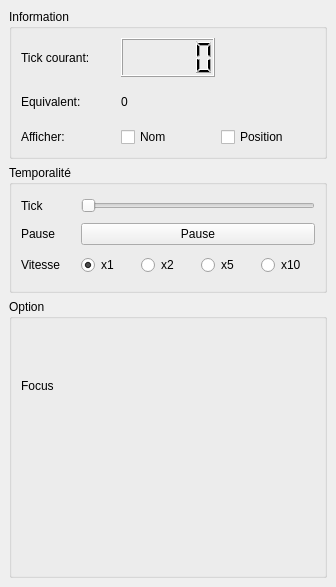
<?xml version="1.0" encoding="UTF-8"?>
<ui version="4.0">
 <class>DockWidget</class>
 <widget class="QDockWidget" name="DockWidget">
  <property name="geometry">
   <rect>
    <x>0</x>
    <y>0</y>
    <width>336</width>
    <height>587</height>
   </rect>
  </property>
  <property name="windowTitle">
   <string>TraceQGIS - Paramétrage</string>
  </property>
  <widget class="QWidget" name="dockWidgetContents">
   <layout class="QVBoxLayout" name="verticalLayout">
    <item>
     <widget class="QGroupBox" name="groupBox_3">
      <property name="maximumSize">
       <size>
        <width>16777215</width>
        <height>150</height>
       </size>
      </property>
      <property name="title">
       <string>Information</string>
      </property>
      <layout class="QGridLayout" name="gridLayout_info">
       <item row="0" column="0">
        <widget class="QLabel" name="label_4">
         <property name="text">
          <string>Tick courant:</string>
         </property>
        </widget>
       </item>
       <item row="0" column="1">
        <widget class="QLCDNumber" name="tickCourant"/>
       </item>
       <item row="1" column="0">
        <widget class="QLabel" name="label_5">
         <property name="text">
          <string>Equivalent:</string>
         </property>
        </widget>
       </item>
       <item row="1" column="1">
        <widget class="QLabel" name="tickEquivalentLabel">
         <property name="text">
          <string>0</string>
         </property>
        </widget>
       </item>
       <item row="3" column="0">
        <widget class="QLabel" name="label_7">
         <property name="text">
          <string>Afficher:</string>
         </property>
        </widget>
       </item>
       <item row="3" column="1">
        <widget class="QCheckBox" name="checkbox_show_name">
         <property name="text">
          <string>Nom</string>
         </property>
        </widget>
       </item>
       <item row="3" column="2">
        <widget class="QCheckBox" name="checkbox_show_position">
         <property name="text">
          <string>Position</string>
         </property>
        </widget>
       </item>
      </layout>
     </widget>
    </item>
    <item>
     <widget class="QGroupBox" name="groupBox">
      <property name="maximumSize">
       <size>
        <width>16777215</width>
        <height>128</height>
       </size>
      </property>
      <property name="title">
       <string>Temporalité</string>
      </property>
      <layout class="QGridLayout" name="gridLayout_temp">
       <item row="0" column="0">
        <widget class="QLabel" name="label">
         <property name="text">
          <string>Tick</string>
         </property>
        </widget>
       </item>
       <item row="3" column="2">
        <widget class="QRadioButton" name="radioButton_vitesse2">
         <property name="text">
          <string>x2</string>
         </property>
        </widget>
       </item>
       <item row="3" column="1">
        <widget class="QRadioButton" name="radioButton_vitesse1">
         <property name="text">
          <string>x1</string>
         </property>
         <property name="checked">
          <bool>true</bool>
         </property>
        </widget>
       </item>
       <item row="3" column="0">
        <widget class="QLabel" name="label_2">
         <property name="text">
          <string>Vitesse</string>
         </property>
        </widget>
       </item>
       <item row="3" column="4">
        <widget class="QRadioButton" name="radioButton_vitesse4">
         <property name="text">
          <string>x10</string>
         </property>
        </widget>
       </item>
       <item row="0" column="1" colspan="4">
        <widget class="QSlider" name="tickSlider">
         <property name="sizePolicy">
          <sizepolicy hsizetype="Expanding" vsizetype="Fixed">
           <horstretch>0</horstretch>
           <verstretch>0</verstretch>
          </sizepolicy>
         </property>
         <property name="minimum">
          <number>0</number>
         </property>
         <property name="maximum">
          <number>100</number>
         </property>
         <property name="orientation">
          <enum>Qt::Horizontal</enum>
         </property>
        </widget>
       </item>
       <item row="3" column="3">
        <widget class="QRadioButton" name="radioButton_vitesse3">
         <property name="text">
          <string>x5</string>
         </property>
        </widget>
       </item>
       <item row="2" column="0">
        <widget class="QLabel" name="label_6">
         <property name="text">
          <string>Pause</string>
         </property>
        </widget>
       </item>
       <item row="2" column="1" colspan="4">
        <widget class="QPushButton" name="pauseButton">
         <property name="text">
          <string>Pause</string>
         </property>
        </widget>
       </item>
      </layout>
     </widget>
    </item>
    <item>
     <widget class="QGroupBox" name="groupBox_2">
      <property name="title">
       <string>Option</string>
      </property>
      <layout class="QVBoxLayout" name="verticalLayout_option">
       <item>
        <widget class="QLabel" name="label_3">
         <property name="text">
          <string>Focus</string>
         </property>
        </widget>
       </item>
       <item>
        <widget class="QWidget" name="focusRadioContainer" native="true"/>
       </item>
      </layout>
     </widget>
    </item>
   </layout>
  </widget>
 </widget>
 <resources/>
 <connections/>
</ui>
